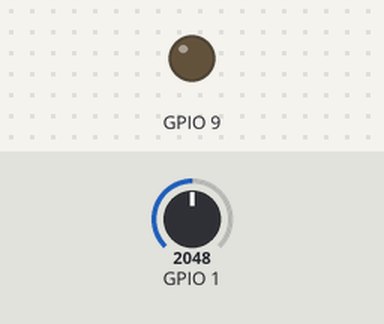
Bench run of a program on a simulated ESP32-S3. On the bench: output pins drawn as LEDs (lit = HIGH). The inputs (shaded band) are chosen by the test bench; at power-on: GPIO 1 = 2048.

Above: at 1.2 s.
1.3 s: GPIO 1 set to 60
At 1.6 s:
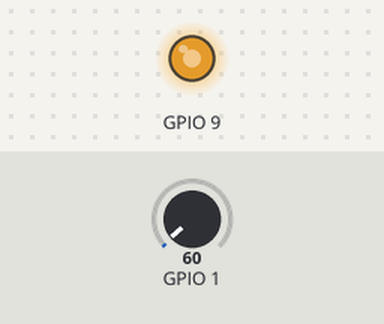
2.8 s: GPIO 1 set to 140
At 3.9 s:
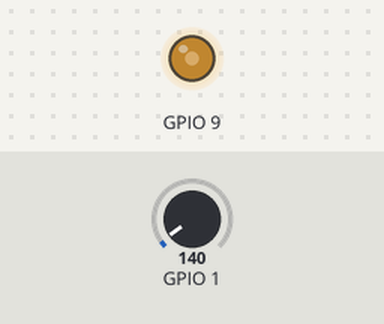
Timing chart, 0 to 5.8 s (numbered marks = the images above; inputs shaded):
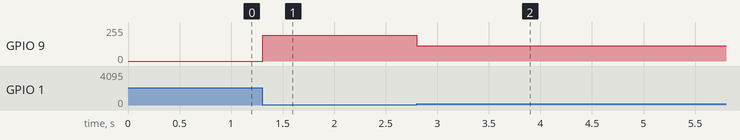

Measured:
- after the input at 1.3 s, GPIO 9: 0/255 → 195/255 at once
- after the input at 2.8 s, GPIO 9: 195/255 → 115/255 at once

The program:

main.cpp
```cpp
#include <Arduino.h>
#include <string.h>
#include <PID_v1.h>

//Define Variables we'll be connecting to
double Setpoint, Input, Output;

//Specify the links and initial tuning parameters
double Kp=2, Ki=5, Kd=1;
PID myPID(&Input, &Output, &Setpoint, Kp, Ki, Kd, DIRECT);

void setup() {
 //initialize the variables we're linked to
  Input = analogRead(A0);
  Setpoint = 100;

  //turn the PID on
  myPID.SetMode(AUTOMATIC);
}

void loop() {
  Input = analogRead(A0);
  myPID.Compute();
  analogWrite(9, 255 - Input);
  delay(10);
}
```
